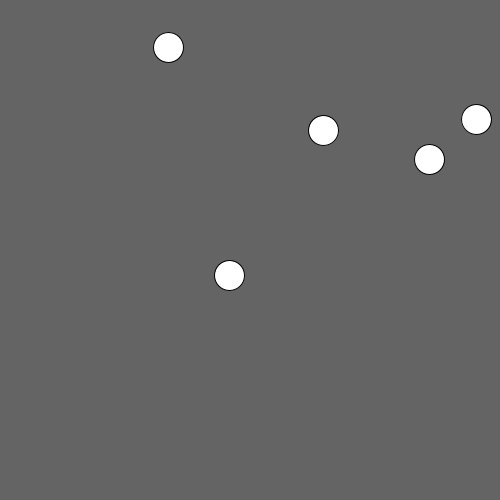
Frame 1 (no input)
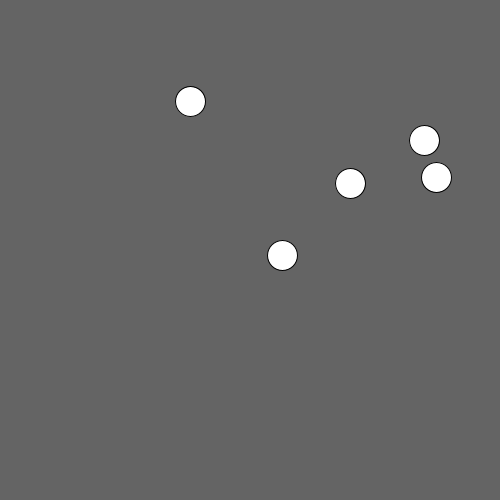
Frame 60 (the mouse pressed at the canvas centre just before this capture)
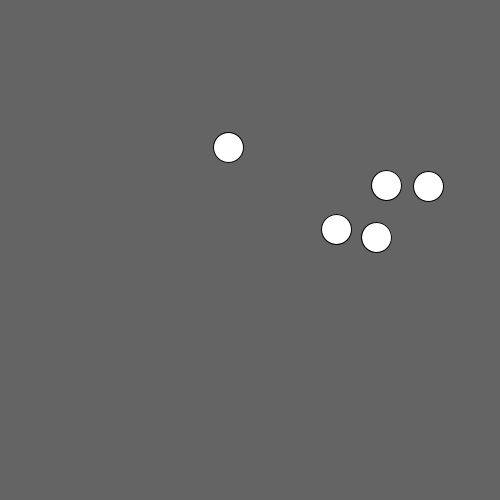
Frame 120 (the mouse held since frame 60 and released just before this capture)

The Processing sketch that drew these frames (run headless with seeded random() and noise(); from frame 60 on, the mouse is pressed at the canvas centre):

// Processing sketch: ej3
// ── ej3.pde
class Pelota {

 
  PVector vel = new PVector(1,2);
  PVector acel = new PVector(0,0);
  PVector pos;
  float distancia = 40; // Modificar a gusto

  Pelota(float x, float y) {
    pos = new PVector(x, y);
  }

  void dibujar() {
    circle(pos.x, pos.y, 30);
  }

  void mover() {
    vel.add(acel);
    vel.limit(1); // Modificar a gusto
    acel.mult(0);
    pos.add(vel);

    if (pos.x > width || pos.x < 0) {
      vel.x *= -1;
    }

    if (pos.y > height || pos.y < 0) {
      vel.y *= -1;
    }
  }

  void seguir(PVector target) {

    PVector dir = PVector.sub(pos, target);
    dir.normalize();
    dir.mult(distancia);

    apuntar(PVector.add(target, dir).x,PVector.add(target, dir).y);
  }
 
  void addFuerza(PVector f) {
    acel.add(f);
  }
 
  void apuntar(float dx, float dy) {
    PVector b = new PVector(dx,dy);

    PVector r = b.copy();
    r.sub(pos);

    r.normalize();
    r.mult(0.2);

    addFuerza(r);
  }
 
}

int cant = 5;
Pelota[] pelotas = new Pelota[cant];

void setup() {
  size(500, 500);

  for (int i = 0; i < cant; i++) {
    pelotas[i] = new Pelota(random(width), random(height));
  }
}

void draw() {
  background(100);


  for (int i = 1; i < cant; i++) {
    pelotas[i].seguir(pelotas[i - 1].pos);
  }

  // dibujar todo
  for (int i = 0; i < cant; i++) {
    pelotas[i].mover();
    pelotas[i].dibujar();
  }
}
